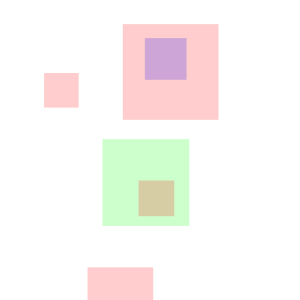
Frame 1 (no input)
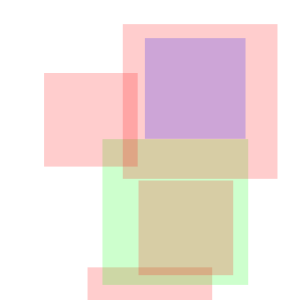
Frame 60 (the mouse pressed at the canvas centre just before this capture)
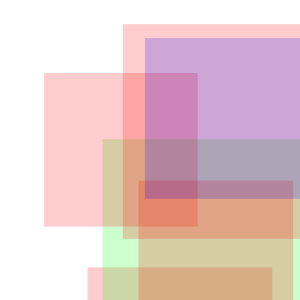
Frame 120 (the mouse held since frame 60 and released just before this capture)

The Processing sketch that drew these frames (run headless with seeded random() and noise(); from frame 60 on, the mouse is pressed at the canvas centre):

// Processing sketch: processing_21600
// ── processing_21600.pde

int num = 6;

Rect[] Rects = new Rect[num];
color[] Colors = new color[3];

void setup()
{
 
  size(300,300);
   Colors[0] = color(255,0,0,50);
  Colors[1] = color(0,255,0,50);
  Colors[2] = color(0,0,255,50);
  noStroke();
  smooth();
    for(int x=0;x<Rects.length;x++) {
    Rects[x] = new Rect();
    }
}
    void draw(){
      background(255);
      
       for(int i=0; i < Rects.length; i++) {
    Rects[i].update();
    Rects[i].draw();
  }
      
    }
      
      
      class Rect{
        
        float Size = random(100);
        float xpos= random (20,height-20);
      float ypos= random (20,height-20);
        color acolor =Colors[floor(random(0,3))];
        

      Rect(){
      }
      
   
      
  void update() {
    
Size++;
if(Size > width) { 
Size = 0; 
xpos = random(20,width-20);
ypos = random(20,height-20); 
    }
  }
  void draw() {
    fill(acolor);
    rect(xpos,ypos,Size,Size);
  }
}
